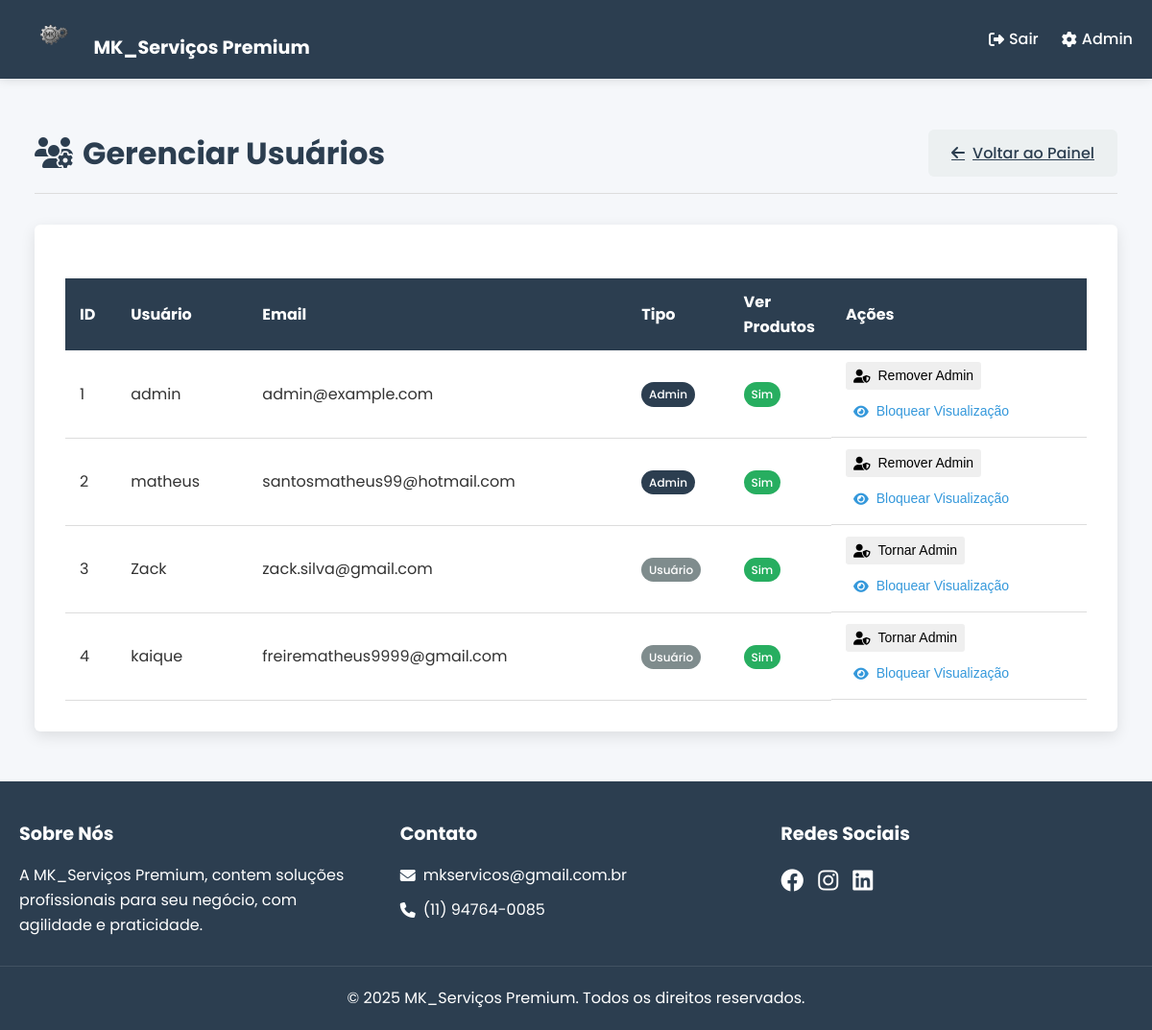
Before: /admin/users (signed in) with the older database file.
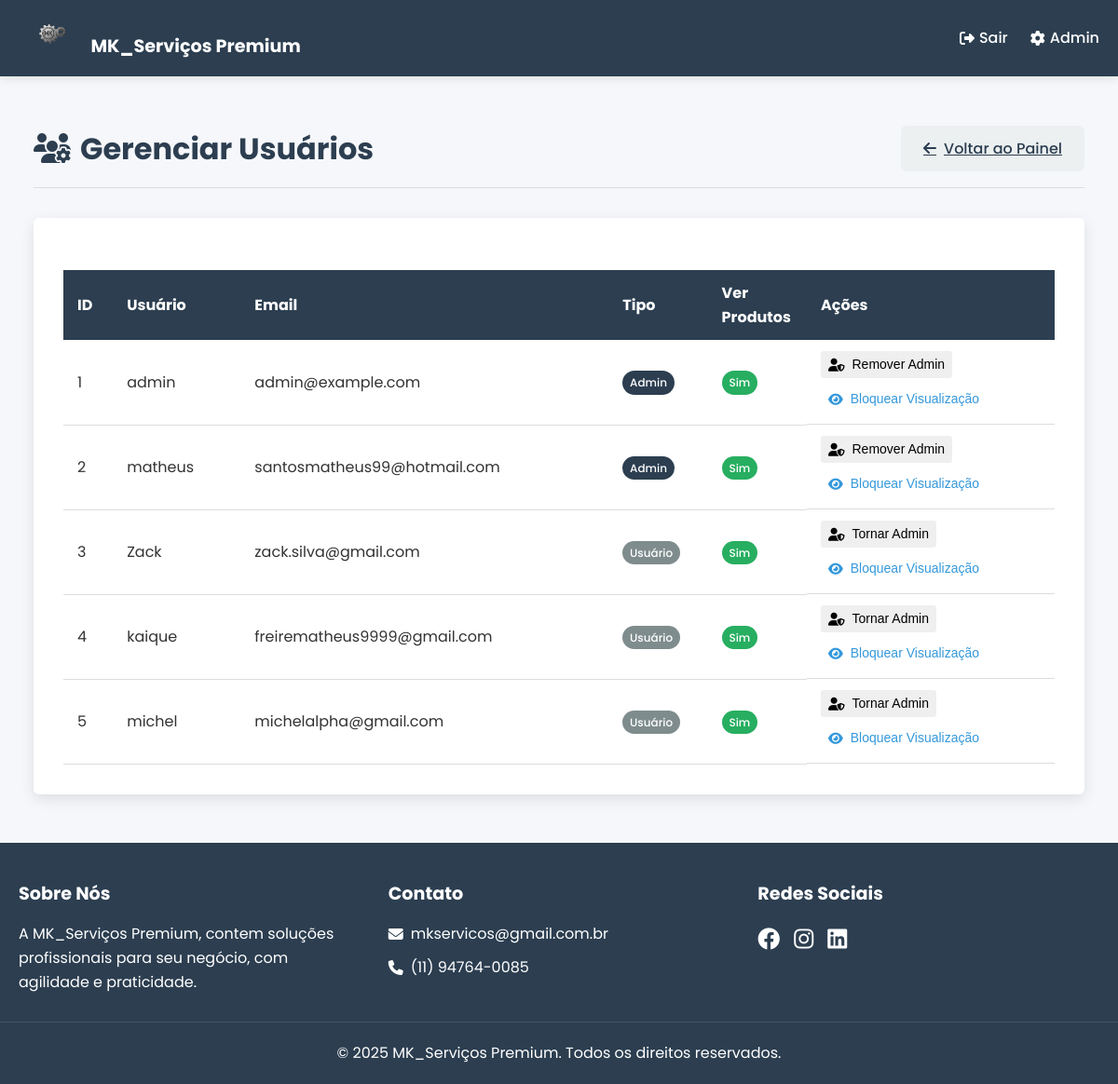
After: the same page with the newer database file.
### app.py (models this page shows)
class User(UserMixin, db.Model):
    id = db.Column(db.Integer, primary_key=True)
    username = db.Column(db.String(80), unique=True, nullable=False)
    email = db.Column(db.String(120), unique=True, nullable=False)
    password = db.Column(db.String(120), nullable=False)
    is_admin = db.Column(db.Boolean, default=False)
    can_view_products = db.Column(db.Boolean, default=True)
    reset_token = db.Column(db.String(100))
    reset_token_expires = db.Column(db.DateTime)

### app.py (the view)
@app.route('/admin/users')
@login_required
@admin_required
def admin_users():
    users = User.query.all()
    return render_template('admin/users.html', users=users)

### app.py (called while the page is built)
@login_manager.user_loader
def load_user(user_id):
    return User.query.get(int(user_id))

def admin_required(f):
    @wraps(f)
    def decorated_function(*args, **kwargs):
        if not current_user.is_authenticated or not current_user.is_admin:
            flash('Acesso restrito a administradores', 'danger')
            return redirect(url_for('index'))
        return f(*args, **kwargs)
    return decorated_function

### templates/admin/users.html (shortened to what this page needs)
{% extends "base.html" %}
{% block content %}
<div class="admin-container">
    <div class="admin-header">
        <h1><i class="fas fa-users-cog"></i> Gerenciar Usuários</h1>
        <a href="{{ url_for('admin_dashboard') }}" class="btn btn-back">
            <i class="fas fa-arrow-left"></i> Voltar ao Painel
        </a>
    </div>
    <div class="admin-content">
        <div class="admin-card">
            <div class="table-responsive">
                <table class="admin-table">
                    <thead>
                        <tr>
                            <th>ID</th>
                            <th>Usuário</th>
                            <th>Email</th>
                            <th>Tipo</th>
                            <th>Ver Produtos</th>
                            <th>Ações</th>
                        </tr>
                    </thead>
                    <tbody>
                        {% for user in users %}
                        <tr>
                            <td>{{ user.id }}</td>
                            <td>{{ user.username }}</td>
                            <td>{{ user.email }}</td>
                            <td>
                                {% if user.is_admin %}
                                    <span class="badge bg-primary">Admin</span>
                                {% else %}
                                    <span class="badge bg-secondary">Usuário</span>
                                {% endif %}
                            </td>
                            <td>
                                {% if user.can_view_products %}
                                    <span class="badge bg-success">Sim</span>
                                {% else %}
                                    <span class="badge bg-danger">Não</span>
                                {% endif %}
                            </td>
                            <td class="actions-cell">
                                <form method="POST" action="{{ url_for('make_admin', user_id=user.id) }}" style="display: inline;">
                                    <button type="submit" class="btn btn-sm {% if user.is_admin %}btn-warning{% else %}btn-success{% endif %}"
                                            onclick="return confirm('{% if user.is_admin %}Remover{% else %}Conceder{% endif %} privilégios de admin para {{ user.username }}?')">
                                        <i class="fas fa-user-shield"></i> {% if user.is_admin %}Remover Admin{% else %}Tornar Admin{% endif %}
                                    </button>
                                </form>
                                <form method="POST" action="{{ url_for('toggle_view_products', user_id=user.id) }}" style="display: inline;">
                                    <button type="submit" class="btn btn-sm {% if user.can_view_products %}btn-secondary{% else %}btn-info{% endif %}"
                                            onclick="return confirm('{% if user.can_view_products %}Bloquear{% else %}Permitir{% endif %} acesso aos produtos para {{ user.username }}?')">
                                        <i class="fas fa-eye"></i> {% if user.can_view_products %}Bloquear{% else %}Permitir{% endif %} Visualização
                                    </button>
                                </form>
                            </td>
                        </tr>
                        {% endfor %}
                    </tbody>
                </table>
            </div>
        </div>
    </div>
</div>
{% endblock %}

### templates/base.html (shortened to what this page needs)
<!DOCTYPE html>
<html lang="pt-br">
<head>
    <link rel="stylesheet" href="{{ url_for('static', filename='css/style.css') }}">
    <link rel="stylesheet" href="https://cdn.jsdelivr.net/npm/bootstrap-icons@1.10.0/font/bootstrap-icons.css">
    <link rel="stylesheet" href="https://cdnjs.cloudflare.com/ajax/libs/font-awesome/6.4.0/css/all.min.css">
</head>
<body>
    <header>
        <nav>
            <div class="logo">
                <a href="{{ url_for('index') }}">
                    <img src="{{ url_for('static', filename='images/logo.png') }}" alt="MK Serviços Premium" class="logo-img">
                    <span>MK_Serviços Premium</span>
                </a>
            </div>
            <ul class="nav-links">
                {% if current_user.is_authenticated %}
                    <li><a href="{{ url_for('logout') }}"><i class="fas fa-sign-out-alt"></i> Sair</a></li>
                    {% if current_user.is_admin %}
                        <li><a href="{{ url_for('admin_dashboard') }}"><i class="fas fa-cog"></i> Admin</a></li>
                    {% else %}
                        <li><a href="{{ url_for('user_dashboard') }}"><i class="fas fa-user-circle"></i> Meu Painel</a></li>
                    {% endif %}
                {% else %}
                    <li><a href="{{ url_for('login') }}"><i class="fas fa-sign-in-alt"></i> Login</a></li>
                    <li><a href="{{ url_for('register') }}" class="btn-register"><i class="fas fa-user-plus"></i> Registrar</a></li>
                {% endif %}
            </ul>
        </nav>
    </header>
    <main>
        {% block content %}{% endblock %}
    </main>
    <footer>
        <div class="footer-content">
            <div class="footer-section">
                <h3>Sobre Nós</h3>
                <p> A MK_Serviços Premium, contem soluções profissionais para seu negócio, com agilidade e praticidade.</p>
            </div>
            <div class="footer-section">
                <h3>Contato</h3>
                <p><i class="fas fa-envelope"></i> mkservicos@gmail.com.br</p>
                <p><i class="fas fa-phone"></i> (11) 94764-0085</p>
            </div>
            <div class="footer-section">
                <h3>Redes Sociais</h3>
                <div class="social-icons">
                    <a href="#"><i class="fab fa-facebook"></i></a>
                    <a href="#"><i class="fab fa-instagram"></i></a>
                    <a href="#"><i class="fab fa-linkedin"></i></a>
                </div>
            </div>
        </div>
        <div class="footer-bottom">
            <p>&copy; 2025 MK_Serviços Premium. Todos os direitos reservados.</p>
        </div>
    </footer>
</body>
</html>

### static/css/style.css (style rules this page uses)
:root { --primary-color: #2c3e50; --secondary-color: #3498db; --success-color: #27ae60; --danger-color: #e74c3c; --warning-color: #f39c12; --light-color: #ecf0f1; --dark-color: #34495e; --text-color: #333; --text-light: #7f8c8d; --border-color: #ddd; --border-radius: 6px; --box-shadow: 0 5px 15px rgba(0, 0, 0, 0.1); }
* { margin: 0; padding: 0; box-sizing: border-box; }
body { font-family: 'Poppins', sans-serif; line-height: 1.6; color: var(--text-color); background-color: #f5f7fa; min-height: 100vh; display: flex; flex-direction: column; }
.btn { padding: 0.75rem 1.5rem; border-radius: var(--border-radius); font-weight: 500; transition: all 0.3s ease; cursor: pointer; text-align: center; display: inline-flex; align-items: center; justify-content: center; gap: 8px; }
.btn-secondary { background-color: transparent; border: 2px solid var(--secondary-color); color: var(--secondary-color); }
header { background-color: var(--primary-color); color: white; padding: 1rem 0; box-shadow: 0 2px 10px rgba(0, 0, 0, 0.1); position: sticky; top: 0; z-index: 100; }
nav { display: flex; justify-content: space-between; align-items: center; max-width: 1200px; margin: 0 auto; padding: 0 20px; }
.logo { display: flex; align-items: center; gap: 10px; }
.logo-img { height: 40px; width: auto; }
.logo a { color: white; text-decoration: none; font-weight: 700; font-size: 1.2rem; }
.nav-links { display: flex; list-style: none; }
.nav-links li { margin-left: 1.5rem; }
.nav-links a { color: white; text-decoration: none; font-weight: 500; transition: all 0.3s ease; display: flex; align-items: center; gap: 5px; }
main { flex: 1; max-width: 1200px; width: 100%; margin: 0 auto; padding: 20px; }
footer { background-color: var(--primary-color); color: white; padding: 40px 0 20px; margin-top: auto; }
.footer-content { max-width: 1200px; margin: 0 auto; padding: 0 20px; display: grid; grid-template-columns: repeat(auto-fit, minmax(250px, 1fr)); gap: 30px; }
.footer-section h3 { margin-bottom: 15px; font-size: 1.2rem; }
.footer-section p { margin-bottom: 10px; display: flex; align-items: center; gap: 8px; }
.social-icons { display: flex; gap: 15px; }
.social-icons a { color: white; font-size: 1.5rem; transition: all 0.3s ease; }
.footer-bottom { text-align: center; padding-top: 20px; margin-top: 20px; border-top: 1px solid rgba(255, 255, 255, 0.1); }
.admin-container { max-width: 1200px; margin: 2rem auto; padding: 0 1rem; }
.admin-header { display: flex; justify-content: space-between; align-items: center; margin-bottom: 2rem; padding-bottom: 1rem; border-bottom: 1px solid var(--border-color); }
.admin-header h1 { color: var(--primary-color); display: flex; align-items: center; gap: 10px; }
.admin-card { background: white; padding: 2rem; border-radius: var(--border-radius); box-shadow: var(--box-shadow); margin-bottom: 2rem; }
.admin-table { width: 100%; border-collapse: collapse; margin-top: 1.5rem; }
.admin-table th { background-color: var(--primary-color); color: white; padding: 12px 15px; text-align: left; }
.admin-table td { padding: 12px 15px; border-bottom: 1px solid var(--border-color); vertical-align: middle; }
.actions-cell { display: flex; gap: 0.5rem; }
.actions-cell form { display: inline-block; margin: 0; padding: 0; }
.actions-cell button { padding: 0.25rem 0.5rem; font-size: 0.875rem; line-height: 1.5; border-radius: 0.2rem; cursor: pointer; border: none; }
.btn-back { background-color: var(--light-color); color: var(--primary-color); }

### templates/admin/users.html (style rules this page uses)
.admin-table th:nth-child(1) { width: 5%; }
.admin-table th:nth-child(4), .admin-table th:nth-child(5) { width: 10%; }
.admin-table th:nth-child(6) { width: 25%; }
.badge { padding: 0.35em 0.65em; font-size: 0.75em; font-weight: 500; border-radius: 50rem; color: white; }
.bg-primary { background-color: var(--primary-color); }
.bg-secondary { background-color: var(--text-light); }
.bg-success { background-color: var(--success-color); }
.actions-cell { display: flex; gap: 8px; flex-wrap: wrap; }

Changed rows visible on the page:
added User: id "5", username "michel", email "michelalpha@gmail.com", is_admin "Usuário", can_view_products "Sim"
